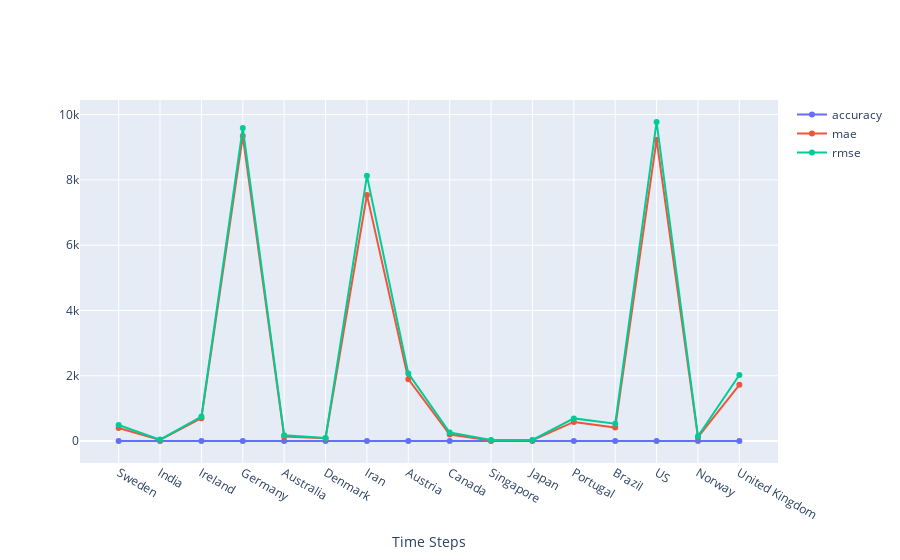

This figure's notebook cell:
### Markdown cell above
#### Compare the model accuracy for each country

### Code cell
model_performance_df.index=model_performance_df['Country']
model_performance_df=model_performance_df.drop(columns=['Country'])
plot_lines(model_performance_df[['accuracy','mae','rmse']])

### Figure 1 — Plotly figure (JSON) as saved in the notebook; plotly's stock layout.template omitted (floating-point values rounded to 4 significant figures)
{"data": [{"mode": "lines+markers", "name": "accuracy", "type": "scatter", "x": [null, null, null, null, null, null, null, null, null, null, null, null, null, null, null, null, null, null, null, null, null, null, null, null, null, null, null, null, null, null, null, null, null, null, null, null, null, null, null, null, null, null, null, null, null, null, null, null, null, null, null, null, null, null, null, null, null, null, null, null, null, null, null, null, null, null, null, null, null, null, null, null, null, null, null, "Sweden", "India", "Ireland", "Germany", "Australia", "Denmark", "Iran", "Austria", "Canada", "Singapore", "Japan", "Portugal", "Brazil", "US", "Norway", "United Kingdom"], "y": [1, 1, 1, 1, 1, 1, 1, 1, 1, 1, 1, 1, 1, 1, 1, 1, 1, 1, 1, 1, 1, 1, 1, 1, 1, 0, 0, 0, 0, 0, 1, 1, 1, 1, 1, 1, 1, 1, 1, 1, 1, 1, 1, 1, 1, 1, 1, 1, 1, 1, 1, 1, 1, 1, 1, 1, 1, 1, 1, 1, 1, 1, 1, 1, 1, 1, 1, 1, 1, 1, 1, 1, 1, 1, 1, 0, 1, 1, 1, 1, 1, 0, 1, 1, 1, 1, 1, 1, 1, 1, 1]}, {"mode": "lines+markers", "name": "mae", "type": "scatter", "x": [null, null, null, null, null, null, null, null, null, null, null, null, null, null, null, null, null, null, null, null, null, null, null, null, null, null, null, null, null, null, null, null, null, null, null, null, null, null, null, null, null, null, null, null, null, null, null, null, null, null, null, null, null, null, null, null, null, null, null, null, null, null, null, null, null, null, null, null, null, null, null, null, null, null, null, "Sweden", "India", "Ireland", "Germany", "Australia", "Denmark", "Iran", "Austria", "Canada", "Singapore", "Japan", "Portugal", "Brazil", "US", "Norway", "United Kingdom"], "y": [35.74, 35.74, 35.74, 35.74, 35.74, 702.5, 702.5, 702.5, 702.5, 702.5, 9343.0, 9343.0, 9343.0, 9343.0, 9343.0, 141.8, 141.8, 141.8, 141.8, 141.8, 87.57, 87.57, 87.57, 87.57, 87.57, 7541.0, 7541.0, 7541.0, 7541.0, 7541.0, 1898.0, 1898.0, 1898.0, 1898.0, 1898.0, 202.1, 202.1, 202.1, 202.1, 202.1, 22.03, 22.03, 22.03, 22.03, 22.03, 29.06, 29.06, 29.06, 29.06, 29.06, 587.2, 587.2, 587.2, 587.2, 587.2, 413.6, 413.6, 413.6, 413.6, 413.6, 9231.0, 9231.0, 9231.0, 9231.0, 9231.0, 118.5, 118.5, 118.5, 118.5, 118.5, 1724.0, 1724.0, 1724.0, 1724.0, 1724.0, 400.4, 35.74, 702.5, 9343.0, 141.8, 87.57, 7541.0, 1898.0, 202.1, 22.03, 29.06, 587.2, 413.6, 9231.0, 118.5, 1724.0]}, {"mode": "lines+markers", "name": "rmse", "type": "scatter", "x": [null, null, null, null, null, null, null, null, null, null, null, null, null, null, null, null, null, null, null, null, null, null, null, null, null, null, null, null, null, null, null, null, null, null, null, null, null, null, null, null, null, null, null, null, null, null, null, null, null, null, null, null, null, null, null, null, null, null, null, null, null, null, null, null, null, null, null, null, null, null, null, null, null, null, null, "Sweden", "India", "Ireland", "Germany", "Australia", "Denmark", "Iran", "Austria", "Canada", "Singapore", "Japan", "Portugal", "Brazil", "US", "Norway", "United Kingdom"], "y": [45.82, 45.82, 45.82, 45.82, 45.82, 750.8, 750.8, 750.8, 750.8, 750.8, 9591.0, 9591.0, 9591.0, 9591.0, 9591.0, 177.5, 177.5, 177.5, 177.5, 177.5, 97.64, 97.64, 97.64, 97.64, 97.64, 8126.0, 8126.0, 8126.0, 8126.0, 8126.0, 2073.0, 2073.0, 2073.0, 2073.0, 2073.0, 262.6, 262.6, 262.6, 262.6, 262.6, 31.62, 31.62, 31.62, 31.62, 31.62, 36.35, 36.35, 36.35, 36.35, 36.35, 695.3, 695.3, 695.3, 695.3, 695.3, 531.4, 531.4, 531.4, 531.4, 531.4, 9777.0, 9777.0, 9777.0, 9777.0, 9777.0, 147.3, 147.3, 147.3, 147.3, 147.3, 2027.0, 2027.0, 2027.0, 2027.0, 2027.0, 492.1, 45.82, 750.8, 9591.0, 177.5, 97.64, 8126.0, 2073.0, 262.6, 31.62, 36.35, 695.3, 531.4, 9777.0, 147.3, 2027.0]}], "layout": {"showlegend": true, "title": {"text": ""}, "xaxis": {"title": {"text": "Time Steps"}}}}
